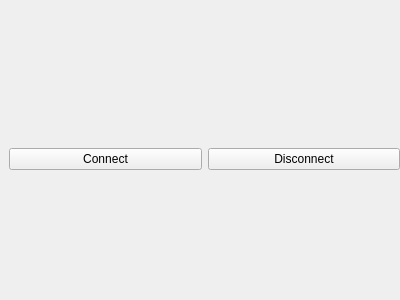
<?xml version="1.0" encoding="UTF-8"?>
<ui version="4.0">
 <class>Form</class>
 <widget class="QWidget" name="Form">
  <property name="geometry">
   <rect>
    <x>0</x>
    <y>0</y>
    <width>400</width>
    <height>300</height>
   </rect>
  </property>
  <property name="windowTitle">
   <string>Form</string>
  </property>
  <widget class="QWidget" name="horizontalLayoutWidget">
   <property name="geometry">
    <rect>
     <x>9</x>
     <y>9</y>
     <width>391</width>
     <height>301</height>
    </rect>
   </property>
   <layout class="QHBoxLayout" name="horizontalLayout">
    <property name="sizeConstraint">
     <enum>QLayout::SetNoConstraint</enum>
    </property>
    <item>
     <widget class="QPushButton" name="connect_btn">
      <property name="text">
       <string>Connect</string>
      </property>
     </widget>
    </item>
    <item>
     <widget class="QPushButton" name="disconnect_btn">
      <property name="text">
       <string>Disconnect</string>
      </property>
     </widget>
    </item>
   </layout>
  </widget>
 </widget>
 <resources/>
 <connections/>
</ui>
